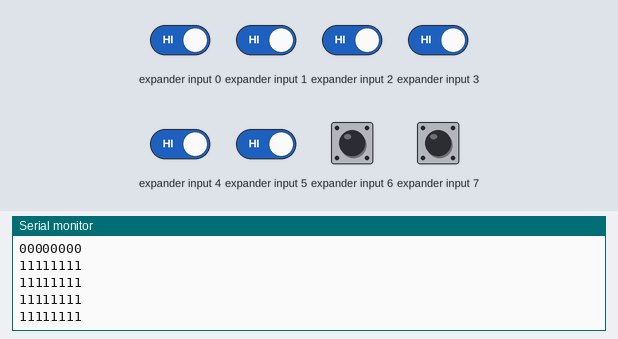
This sketch was run on a simulated Arduino Uno, built with avr-gcc and run on an emulated ATmega328P. Parts: the last lines printed to the serial monitor. Wiring (inferred from the names in the program): input shift register (74HC165): load pin 8; clock pin 10; serial out pin 12. Inputs (shaded band) come from the test bench; at power-on: expander input 0–7 HIGH.

Above: at 2.3 s.
2.4 s: expander input 0 driven LOW
At 2.9 s:
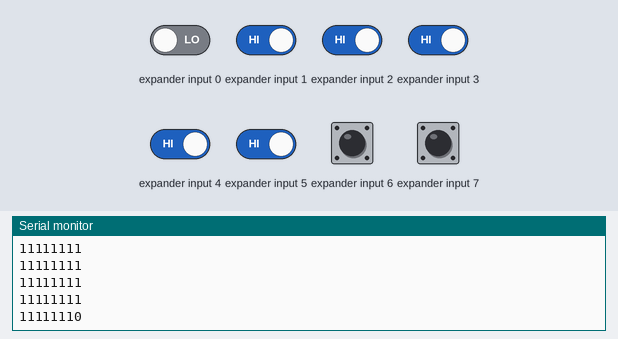
3.9 s: expander input 1 driven LOW
At 4.4 s:
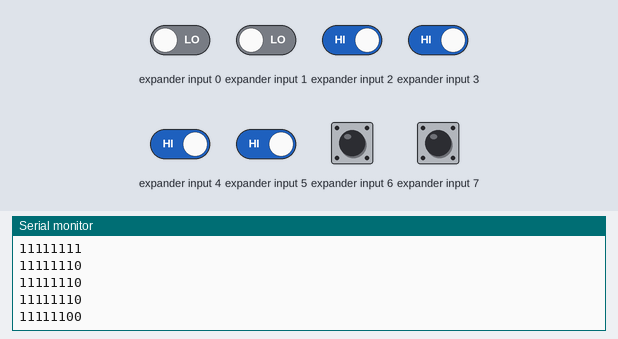
5.4 s: expander input 2 driven LOW
At 5.9 s:
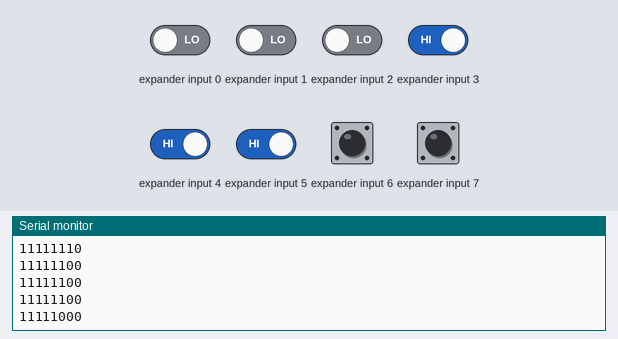
6.9 s: expander input 3 driven LOW
At 7.4 s:
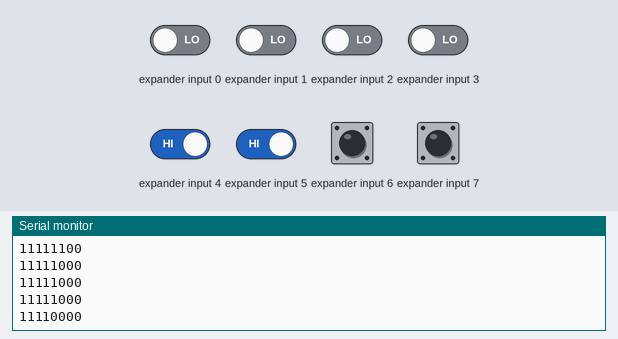
8.4 s: expander input 4 driven LOW
At 8.9 s:
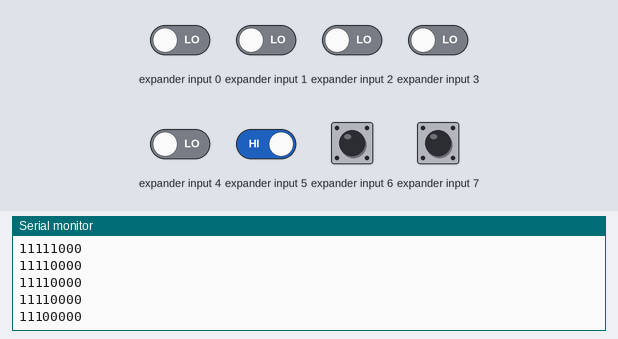
9.9 s: expander input 5 driven LOW
At 10.4 s:
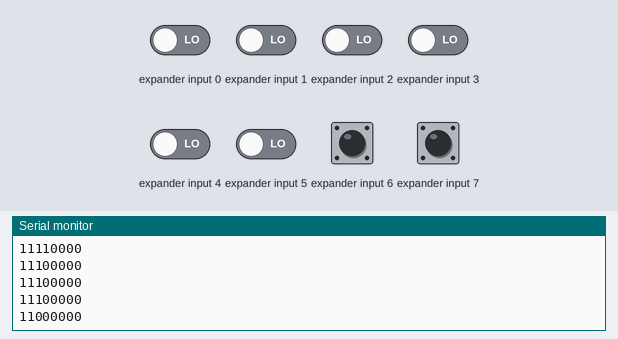
Timing chart, 0 to 12.4 s (numbered marks = the images above; inputs shaded):
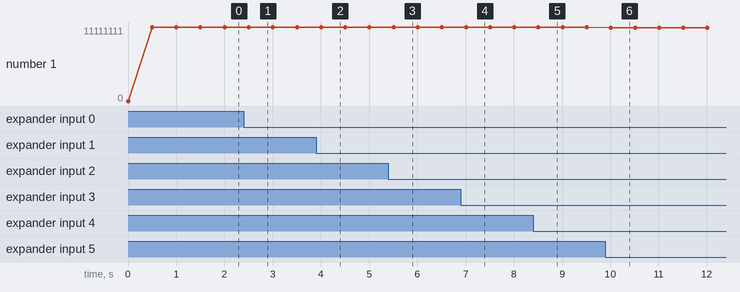

The sketch:

20241016-v1.0.ino
```cpp
/*
  Title:        Testing SN74HC165N Parallel-in, Series-out
  Author(s):    Cian Brady
  Date:         2024-10-16
  Comments:

*/

int dataPin = 12;  // Qh (serial out) pin from 74HC165 to Arduino
int clockPin = 10; // Clock pin
int latchPin = 8;  // Latch pin (PL)

void setup() {
  // Set pin modes
  pinMode(dataPin, INPUT);
  pinMode(clockPin, OUTPUT);
  pinMode(latchPin, OUTPUT);

  // Initialize serial communication for debugging
  Serial.begin(9600);
}

void loop() {
  // Load the parallel data into the shift register
  digitalWrite(latchPin, LOW);  // Pull low to load data
  delayMicroseconds(5);         // Short delay to ensure loading
  digitalWrite(latchPin, HIGH); // Latch data

  // Shift out the data serially
  for (int i = 0; i < 8; i++) {
    // Clock the data out
    digitalWrite(clockPin, LOW);            // Prepare for reading
    int bitValue = digitalRead(dataPin);    // Read the bit
    Serial.print(bitValue);                 // Print the bit value
    digitalWrite(clockPin, HIGH);           // Move to the next bit
  }
  Serial.println();  // Move to the next line for clarity

  // Wait a little before reading again
  delay(500);
}
```

Measured:
- after the input at 2.4 s, the serial monitor: prints a new line after 0.10 s (image 1)
- after the input at 3.9 s, the serial monitor: prints a new line after 0.11 s (image 2)
- after the input at 5.4 s, the serial monitor: prints a new line after 0.11 s (image 3)
- after the input at 6.9 s, the serial monitor: prints a new line after 0.11 s (image 4)
- after the input at 8.4 s, the serial monitor: prints a new line after 0.11 s (image 5)
- after the input at 9.9 s, the serial monitor: prints a new line after 0.11 s (image 6)
- plotted number 1: 11111111 → 11111110 after the input at 2.4 s, 11111110 → 11111100 after the input at 3.9 s, 11111100 → 11111000 after the input at 5.4 s, 11111000 → 11110000 after the input at 6.9 s, 11110000 → 11100000 after the input at 8.4 s
